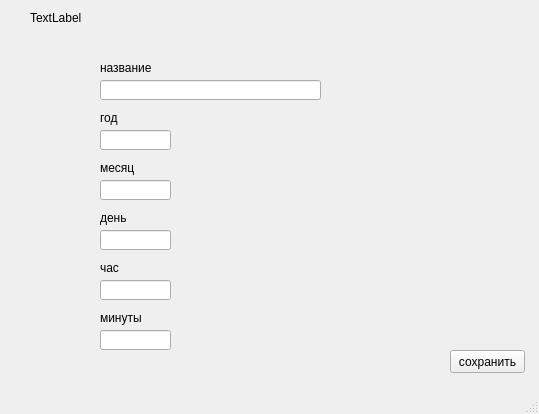
<?xml version="1.0" encoding="UTF-8"?>
<ui version="4.0">
 <class>MainWindow</class>
 <widget class="QMainWindow" name="MainWindow">
  <property name="geometry">
   <rect>
    <x>0</x>
    <y>0</y>
    <width>539</width>
    <height>414</height>
   </rect>
  </property>
  <property name="windowTitle">
   <string>MainWindow</string>
  </property>
  <widget class="QWidget" name="centralwidget">
   <widget class="QLabel" name="label">
    <property name="geometry">
     <rect>
      <x>30</x>
      <y>10</y>
      <width>81</width>
      <height>16</height>
     </rect>
    </property>
    <property name="text">
     <string>TextLabel</string>
    </property>
   </widget>
   <widget class="QLabel" name="name_label">
    <property name="geometry">
     <rect>
      <x>100</x>
      <y>60</y>
      <width>221</width>
      <height>16</height>
     </rect>
    </property>
    <property name="text">
     <string>название</string>
    </property>
   </widget>
   <widget class="QLabel" name="year_label">
    <property name="geometry">
     <rect>
      <x>100</x>
      <y>110</y>
      <width>221</width>
      <height>16</height>
     </rect>
    </property>
    <property name="text">
     <string>год</string>
    </property>
   </widget>
   <widget class="QLabel" name="month_label">
    <property name="geometry">
     <rect>
      <x>100</x>
      <y>160</y>
      <width>221</width>
      <height>16</height>
     </rect>
    </property>
    <property name="text">
     <string>месяц</string>
    </property>
   </widget>
   <widget class="QLabel" name="day_label">
    <property name="geometry">
     <rect>
      <x>100</x>
      <y>210</y>
      <width>221</width>
      <height>16</height>
     </rect>
    </property>
    <property name="text">
     <string>день</string>
    </property>
   </widget>
   <widget class="QLabel" name="hour_label">
    <property name="geometry">
     <rect>
      <x>100</x>
      <y>260</y>
      <width>221</width>
      <height>16</height>
     </rect>
    </property>
    <property name="text">
     <string>час</string>
    </property>
   </widget>
   <widget class="QPushButton" name="button_of_save">
    <property name="geometry">
     <rect>
      <x>450</x>
      <y>350</y>
      <width>75</width>
      <height>23</height>
     </rect>
    </property>
    <property name="text">
     <string>сохранить</string>
    </property>
   </widget>
   <widget class="QLineEdit" name="name">
    <property name="geometry">
     <rect>
      <x>100</x>
      <y>80</y>
      <width>221</width>
      <height>20</height>
     </rect>
    </property>
   </widget>
   <widget class="QLineEdit" name="year">
    <property name="geometry">
     <rect>
      <x>100</x>
      <y>130</y>
      <width>71</width>
      <height>20</height>
     </rect>
    </property>
   </widget>
   <widget class="QLineEdit" name="month">
    <property name="geometry">
     <rect>
      <x>100</x>
      <y>180</y>
      <width>71</width>
      <height>20</height>
     </rect>
    </property>
   </widget>
   <widget class="QLineEdit" name="day">
    <property name="geometry">
     <rect>
      <x>100</x>
      <y>230</y>
      <width>71</width>
      <height>20</height>
     </rect>
    </property>
   </widget>
   <widget class="QLineEdit" name="hour">
    <property name="geometry">
     <rect>
      <x>100</x>
      <y>280</y>
      <width>71</width>
      <height>20</height>
     </rect>
    </property>
   </widget>
   <widget class="QLineEdit" name="minutes">
    <property name="geometry">
     <rect>
      <x>100</x>
      <y>330</y>
      <width>71</width>
      <height>20</height>
     </rect>
    </property>
   </widget>
   <widget class="QLabel" name="minutes_label">
    <property name="geometry">
     <rect>
      <x>100</x>
      <y>310</y>
      <width>221</width>
      <height>16</height>
     </rect>
    </property>
    <property name="text">
     <string>минуты</string>
    </property>
   </widget>
  </widget>
  <widget class="QMenuBar" name="menubar">
   <property name="geometry">
    <rect>
     <x>0</x>
     <y>0</y>
     <width>539</width>
     <height>21</height>
    </rect>
   </property>
  </widget>
  <widget class="QStatusBar" name="statusbar"/>
 </widget>
 <resources/>
 <connections/>
</ui>
